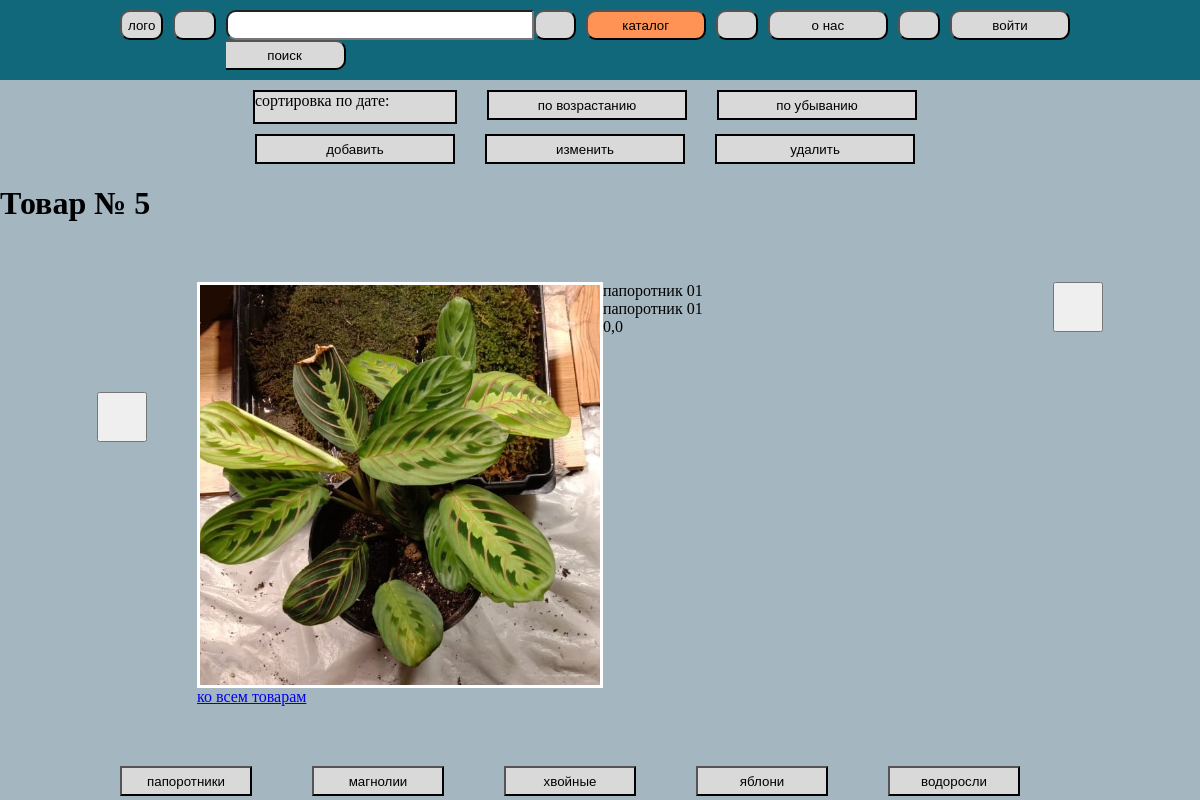
Screenshot of /catalog/5/ with the database file from the repository.
### bazaapp/models.py (models this page shows, shortened)
class Product(models.Model):
    title = models.CharField(max_length=20)
    tekst = models.TextField()
    price = models.FloatField(default = 0.0)
    data_create = models.DateTimeField(auto_now_add = True)
    vnalicii = models.BooleanField()
    image = models.ImageField(null = True, upload_to='images')
    category = models.ForeignKey(Category, on_delete=models.CASCADE)
    def get_absolute_url(self):
        return reverse('product_number', args=[str(self.id)])

### bazaapp/views.py (the view)
# urls.py: path('catalog/<int:pk>/', ProductDetail.as_view(), name='product_number'),
class ProductDetail(DetailView):
    model = Product
    template_name = 'product.html'
    context_object_name = 'product'

### templates/product.html (shortened to what this page needs)
{% extends 'flatpages/default.html' %}
{% block 5 %}class="buttonactive"{% endblock 5 %}
{% block content %}
   <h1>Товар № {{ product.id }}</h1>
<div class="product">
    <div class="divbutton-nazad">
        {% if product.get_previous_by_data_create.get_absolute_url %}
        <form action="{{ product.get_previous_by_data_create.get_absolute_url }}">
        <button class="button-nazad"></button>
        </form>
        {% endif %}
    </div>
           <div class="item_product2">
               <div class="item_product">
               <div class="image" style="background-image: url(/media/{{ product.image }})"></div>
               <div class="item-info">
               <p>{{ product.title }}</p>
               <p>{{ product.tekst }}</p>
               <p>{{ product.price }}</p>
               </div>
               </div>
               <p><a href="{% url 'product' %}">ко всем товарам</a></p>
           </div>
    {% if product.get_next_by_data_create.get_absolute_url %}
    <form action="{{ product.get_next_by_data_create.get_absolute_url }}">
    <div class="divbutton-vpered"><button class="button-vpered"></button></div>
    </form>
    {% endif %}
</div>
{% endblock content %}

### static/css/styles2.css (style rules this page uses)
body { margin: 0px; padding: 0px; background-color: #A4B6C0; }
p { margin: 0px; padding: 0px; }
.product { margin: 50px 0 50px 0; display: flex; justify-content: center; }
.divbutton-nazad { margin: 10% 50px 10% 0; }
.button-nazad { width: 50px; height: 50px; }
.divbutton-vpered { margin: 10% 0 10% 50px; }
.button-vpered { width: 50px; height: 50px; }
.item_product2 { padding: 10px 0; }
.item_product { display: flex; flex-wrap: wrap; justify-content: flex-start; }
.item_product .image { width:400px; height:400px; background-size: cover; background-position: center center; background-repeat: no-repeat; border: 3px solid #ffffff; }
.item_product .item-info { padding: 0 0; }
.item-info p { width:400px }

### rows the page displays
Product: id "5", image (picture), title "папоротник 01", tekst "папоротник 01", price "0,0"
